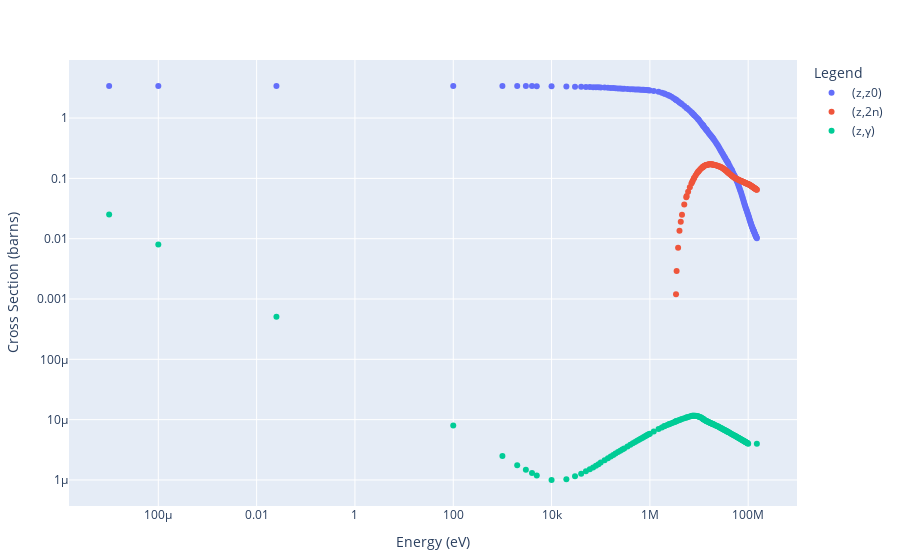

Here is the notebook cell this chart was saved with:
### Markdown cell above
Something's wrong. Why is the total cross section smaller than the reaction cross section?

### Code cell
plot_cross_sections("neutron", [1,2], "endf")
